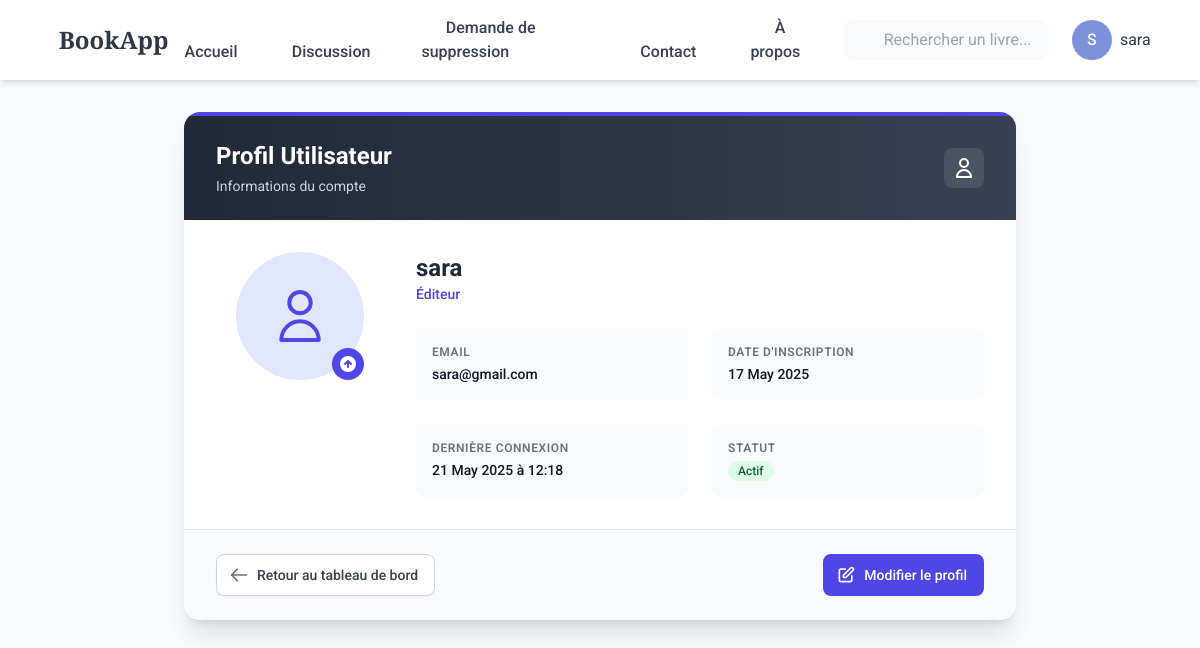
Page /profile/ (signed in) on the committed database.
### bookstore/models.py (models this page shows)
class User(AbstractUser):
    is_admin = models.BooleanField(default=False)
    is_publisher = models.BooleanField(default=False)
    is_librarian = models.BooleanField(default=False)
    class Meta:
        swappable = 'AUTH_USER_MODEL'

### bookstore/views.py (the view)
# urls.py: path('profile/', views.user_profile, name='user_profile'),
@login_required
def user_profile(request):
    return render(request, 'publisher/profile.html')

### bookstore/templates/publisher/profile.html (shortened to what this page needs)
{% extends 'publisher/base.html' %}
{% load static %}
{% block content %}
<div class="min-h-screen bg-gray-50 py-8">
  <div class="max-w-4xl mx-auto px-4 sm:px-6 lg:px-8">
    <div class="bg-white shadow-xl rounded-2xl overflow-hidden">
      <div class="border-t-4 border-indigo-600 bg-gradient-to-r from-gray-800 to-gray-700 px-8 py-6">
        <div class="flex items-center justify-between">
          <div>
            <h1 class="text-2xl font-bold text-white">Profil Utilisateur</h1>
            <p class="mt-1 text-sm text-gray-300">Informations du compte</p>
          </div>
          <div class="bg-white/10 p-2 rounded-lg">
            <svg xmlns="http://www.w3.org/2000/svg" class="h-6 w-6 text-white" fill="none" viewBox="0 0 24 24" stroke="currentColor">
              <path stroke-linecap="round" stroke-linejoin="round" stroke-width="2" d="M16 7a4 4 0 11-8 0 4 4 0 018 0zM12 14a7 7 0 00-7 7h14a7 7 0 00-7-7z" />
            </svg>
          </div>
        </div>
      </div>
      <div class="p-8">
        <div class="grid grid-cols-1 md:grid-cols-4 gap-8">
          <div class="flex flex-col items-center">
            <div class="relative">
              <div class="w-32 h-32 rounded-full bg-indigo-100 flex items-center justify-center">
                <svg xmlns="http://www.w3.org/2000/svg" class="h-16 w-16 text-indigo-600" fill="none" viewBox="0 0 24 24" stroke="currentColor">
                  <path stroke-linecap="round" stroke-linejoin="round" stroke-width="1.5" d="M16 7a4 4 0 11-8 0 4 4 0 018 0zM12 14a7 7 0 00-7 7h14a7 7 0 00-7-7z" />
                </svg>
              </div>
              <div class="absolute bottom-0 right-0 bg-indigo-600 rounded-full p-1.5">
                <svg xmlns="http://www.w3.org/2000/svg" class="h-5 w-5 text-white" viewBox="0 0 20 20" fill="currentColor">
                  <path fill-rule="evenodd" d="M10 18a8 8 0 100-16 8 8 0 000 16zm3.707-8.707l-3-3a1 1 0 00-1.414 0l-3 3a1 1 0 001.414 1.414L9 9.414V13a1 1 0 102 0V9.414l1.293 1.293a1 1 0 001.414-1.414z" clip-rule="evenodd" />
                </svg>
              </div>
            </div>
          </div>
          <div class="md:col-span-3">
            <div class="space-y-6">
              <div>
                <h2 class="text-2xl font-bold text-gray-800">{{ user.username }}</h2>
                <p class="text-sm text-indigo-600 font-medium">
                  {% if user.is_admin %}
                    Administrateur
                  {% elif user.is_librarian %}
                    Bibliothécaire
                  {% else %}
                    Éditeur
                  {% endif %}
                </p>
              </div>
              <div class="grid grid-cols-1 md:grid-cols-2 gap-6">
                <div class="bg-gray-50 p-4 rounded-lg">
                  <h3 class="text-xs font-semibold text-gray-500 uppercase tracking-wider">Email</h3>
                  <p class="mt-1 text-sm font-medium text-gray-900">{{ user.email }}</p>
                </div>
                <div class="bg-gray-50 p-4 rounded-lg">
                  <h3 class="text-xs font-semibold text-gray-500 uppercase tracking-wider">Date d'inscription</h3>
                  <p class="mt-1 text-sm font-medium text-gray-900">{{ user.date_joined|date:"d F Y" }}</p>
                </div>
                <div class="bg-gray-50 p-4 rounded-lg">
                  <h3 class="text-xs font-semibold text-gray-500 uppercase tracking-wider">Dernière connexion</h3>
                  <p class="mt-1 text-sm font-medium text-gray-900">
                    {% if user.last_login %}
                      {{ user.last_login|date:"d F Y à H:i" }}
                    {% else %}
                      Jamais connecté
                    {% endif %}
                  </p>
                </div>
                <div class="bg-gray-50 p-4 rounded-lg">
                  <h3 class="text-xs font-semibold text-gray-500 uppercase tracking-wider">Statut</h3>
                  <p class="mt-1 text-sm font-medium text-gray-900">
                    <span class="inline-flex items-center px-2.5 py-0.5 rounded-full text-xs font-medium bg-green-100 text-green-800">
                      Actif
                    </span>
                  </p>
                </div>
              </div>
            </div>
          </div>
        </div>
      </div>
      <div class="bg-gray-50 px-8 py-6 border-t border-gray-200">
        <div class="flex justify-between items-center">
          <a href="{% url 'publisher' %}" class="inline-flex items-center px-4 py-2.5 border border-gray-300 shadow-sm text-sm font-medium rounded-lg text-gray-700 bg-white hover:bg-gray-50 focus:outline-none focus:ring-2 focus:ring-offset-2 focus:ring-indigo-500 transition duration-150">
            <svg xmlns="http://www.w3.org/2000/svg" class="-ml-1 mr-2 h-5 w-5 text-gray-500" fill="none" viewBox="0 0 24 24" stroke="currentColor">
              <path stroke-linecap="round" stroke-linejoin="round" stroke-width="2" d="M10 19l-7-7m0 0l7-7m-7 7h18" />
            </svg>
            Retour au tableau de bord
          </a>
          <div class="space-x-3">
            <a href="#" class="inline-flex items-center px-4 py-2.5 border border-transparent text-sm font-medium rounded-lg shadow-sm text-white bg-indigo-600 hover:bg-indigo-700 focus:outline-none focus:ring-2 focus:ring-offset-2 focus:ring-indigo-500 transition duration-150">
              Modifier le profil
            </a>
          </div>
        </div>
      </div>
    </div>
  </div>
</div>
{% endblock %}

### bookstore/templates/publisher/base.html (shortened to what this page needs)
<!DOCTYPE html>
<html lang="fr">
  <head>
    {% load static %}
    <link
      href="{% static 'vendor/fontawesome-free/css/all.min.css' %}"
      rel="stylesheet"
    />
    <script src="https://cdn.tailwindcss.com"></script>
  </head>
  <body class="bg-secondary-light min-h-screen font-sans">
    <nav class="bg-white fixed w-full z-50 shadow-md">
      <div class="max-w-7xl mx-auto px-4 sm:px-6 lg:px-8">
        <div class="flex items-center justify-between h-20">
          <div class="flex-shrink-0 flex items-center">
            <a href="{% url 'publisher' %}" class="flex items-center">
              <i class="fas fa-book-open text-primary text-2xl mr-2"></i>
              <span class="text-2xl font-serif font-bold text-dark">
                BookApp
              </span>
            </a>
          </div>
          <div class="hidden md:flex md:items-center md:space-x-2">
            <a
              href="{% url 'publisher' %}"
              class="nav-link {% if request.path == '/' %}active{% endif %}"
            >
              <i class="fas fa-home mr-2"></i> Accueil
            </a>
            <a
              href="{% url 'ulchat' %}"
              class="nav-link {% if 'chat' in request.path %}active{% endif %}"
            >
              <i class="fas fa-comments mr-2"></i> Discussion
            </a>
            <a
              href="{% url 'request_form' %}"
              class="nav-link {% if 'request' in request.path %}active{% endif %}"
            >
              <i class="fas fa-trash-alt mr-2"></i> Demande de suppression
            </a>
            <a
              href="{% url 'feedback_form' %}"
              class="nav-link {% if 'feedback' in request.path %}active{% endif %}"
            >
              <i class="fas fa-envelope mr-2"></i> Contact
            </a>
            <a
              href="{% url 'about' %}"
              class="nav-link {% if 'about' in request.path %}active{% endif %}"
            >
              <i class="fas fa-info-circle mr-2"></i> À propos
            </a>
          </div>
          <div class="hidden md:flex md:items-center md:space-x-6">
            <form action="{% url 'usearch' %}" class="flex-1 max-w-xs">
              <div class="relative">
                <input
                  type="text"
                  name="query"
                  class="w-full bg-gray-50 text-dark rounded-lg pl-10 pr-4 py-2 focus:outline-none focus:ring-2 focus:ring-primary focus:border-transparent"
                  placeholder="Rechercher un livre..."
                  required
                />
                <div
                  class="absolute inset-y-0 left-0 pl-3 flex items-center pointer-events-none"
                >
                </div>
              </div>
            </form>
            <div class="relative group">
              <button
                id="userMenuButton"
                class="flex items-center space-x-2 text-dark hover:text-primary focus:outline-none transition-colors"
                aria-expanded="false"
              >
                <div class="w-10 h-10 rounded-full bg-primary-light flex items-center justify-center text-white font-medium">
                  {{ user.username|first|upper }}
                </div>
                <span class="hidden lg:inline">{{ user.username }}</span>
                <i class="fas fa-chevron-down text-xs"></i>
              </button>
            </div>
          </div>
        </div>
      </div>
    </nav>
    <main class="pt-20 pb-12">
      {% block content %}{% endblock %}
    </main>
  </body>
</html>

### rows in the picture
User: username|first "S", username "sara", email "sara@gmail.com", date_joined "17 May 2025", last_login "21 May 2025 à 12:18"
